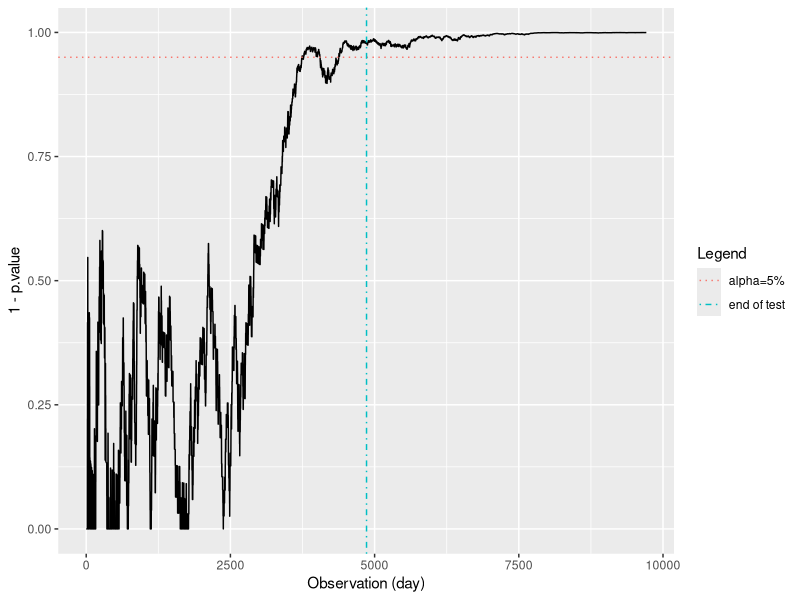

This figure's R source:
## ---- chunk 1
library(pwr)
mde <- 0.1  # minimum detectable effect
cr_a <- 0.25 # the expected conversion rate for group A
alpha <- 0.05 # the false positive rate
power <- 0.80 # 1-false negative rate

ptpt <- pwr.2p.test(h = ES.h(p1 = cr_a, p2 = (1+mde)*cr_a), 
           sig.level = alpha, 
           power = power
           )
n_obs <- ceiling(ptpt$n)
## ---- chunk 2
library(ggplot2)
set.seed(2)

# make our "true" effect equal to the mde
effect <- mde
cr_b <- (1+effect)*cr_a
observations <- 2*n_obs

# a sequence of {0,1} conversions
conversions_a <- rbinom(observations, 1, cr_a)
conversions_b <- rbinom(observations, 1, cr_b)

# Calculate p-values at each simultaneous observation of the a and b groups
tt <- sapply(10:observations, function(x){
  prop.test(c(sum(conversions_a[1:x]),sum(conversions_b[1:x])), c(x,x))$p.value
})

tt <- data.frame(p.value = unlist(tt))

# for plots
conf_95 <- data.frame( x = c(-Inf, Inf), y = 0.95 )
obs_limit_line <- data.frame( x = n_obs, y = c(-Inf, Inf) )

# plot the evolution of p-value over time, if "peeking"
ggplot(tt, aes(x=seq_along(p.value), y=1-p.value)) + 
  geom_line() + 
  geom_line(aes(x, y, color="alpha=5%"), linetype=3, conf_95) + 
  geom_line(aes(x, y, color="end of test"), linetype=4, obs_limit_line) +
  xlab("Observation (day)") +
  scale_color_discrete(name = "Legend") +
  ylim(c(0,1))


## ---- chunk 3
#
# monte carlo runs n_simulations and calls the callback function each time with the ... optional args
#
monte_carlo <- function(n_simulations, callback, ...){
  simulations <- 1:n_simulations

  sapply(1:n_simulations, function(x){
    callback(...)
  })
}
## ---- chunk 4

reject_at_i <- function(observations, i){
  conversions_a <- rbinom(observations, 1, cr_a)
  conversions_b <- rbinom(observations, 1, cr_b)
  ( prop.test(c(sum(conversions_a[1:i]),sum(conversions_b[1:i])), c(i,i))$p.value ) < alpha
}

# run the sim
rejected.H0 <- monte_carlo(1000, 
                           callback=reject_at_i,
                           observations=n_obs,
                           i=n_obs
                           )

# output the rejection table
table(rejected.H0)

## ---- chunk 5

reject_at_i <- function(observations, i){
  conversions_a <- rbinom(observations, 1, cr_a)
  conversions_b <- rbinom(observations, 1, cr_a) # this is now the same conversion rate
  ( prop.test(c(sum(conversions_a[1:i]),sum(conversions_b[1:i])),c(i,i))$p.value ) < alpha

}

# run the sim
rejected.H0 <- monte_carlo(1000, 
                           callback=reject_at_i,
                           observations=n_obs,
                           i=n_obs
                           )

# output the rejection table
table(rejected.H0)

## ---- chunk 6
peeking_method <- function (observations, by=1){
  # create the conversions
  conversions_a <- rbinom(observations, 1, cr_a)
  conversions_b <- rbinom(observations, 1, cr_a)  # no effect

  reject <- FALSE;

  # for each simulation, calculate the running conversion rates and days to complete.
  # Break the first time we have run more than the required days to complete
  for (i in seq(from=by,to=observations,by=by)) {
    tryCatch(
      {
        reject <- ( prop.test(c(sum(conversions_a[1:i]),sum(conversions_b[1:i])), c(i,i))$p.value ) < alpha

        if(reject){
          break;
        }
      }, error=function(e){
        print(e)
      }
    )
  }
  
  reject

}
# run the sim
rejected.H0 <- monte_carlo(1000,
                           callback=peeking_method,
                           observations=n_obs,
                           by=100
                           )


# output the rejection table
table(rejected.H0)
